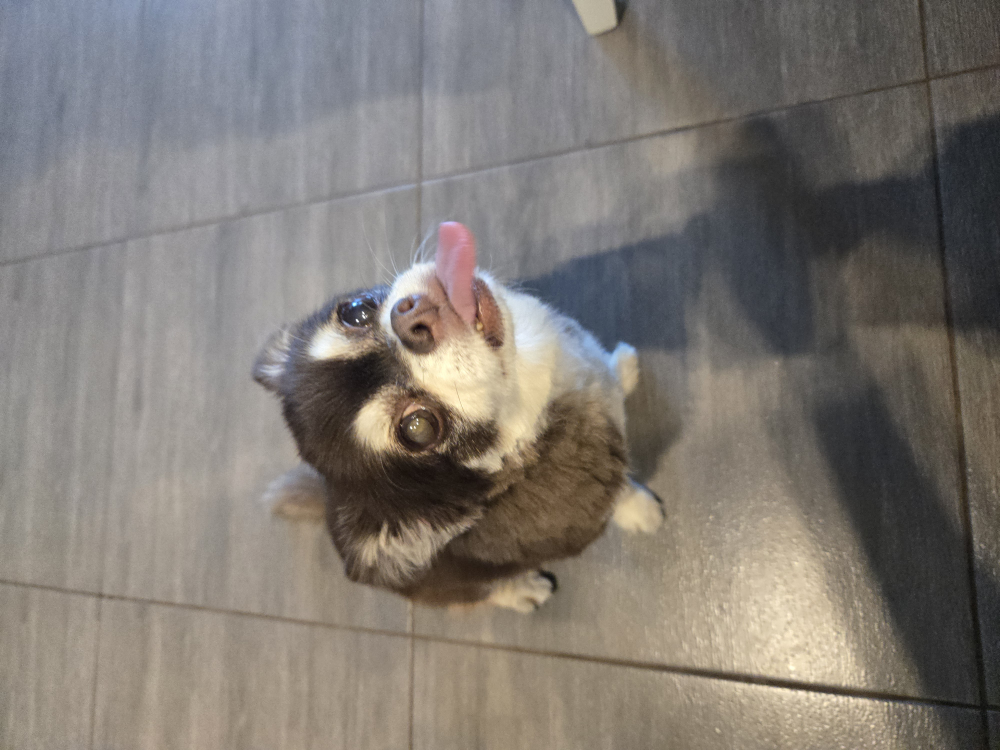
#> input picture input/funtik.jpg, 4000 x 3000 px (shown at 1/4 size)
$ python pixel_art.py
#> lines starting #> are read from the running program, lines starting #| are printed output that depends on the picture
from PIL import Image, ImageOps
from rembg import remove
import math
SIZE = 64

# [12 lines left out: functions pixelate, preview, not called in this run]
def find_subject(img):
    img = remove(img)
    frame = img.getbbox()
    img = img.crop(frame)
    return img

# [31 lines left out: functions quantize, make_frames, build_spritesheet, not called in this run]

orig_img = ImageOps.exif_transpose(Image.open("input/funtik.jpg"))
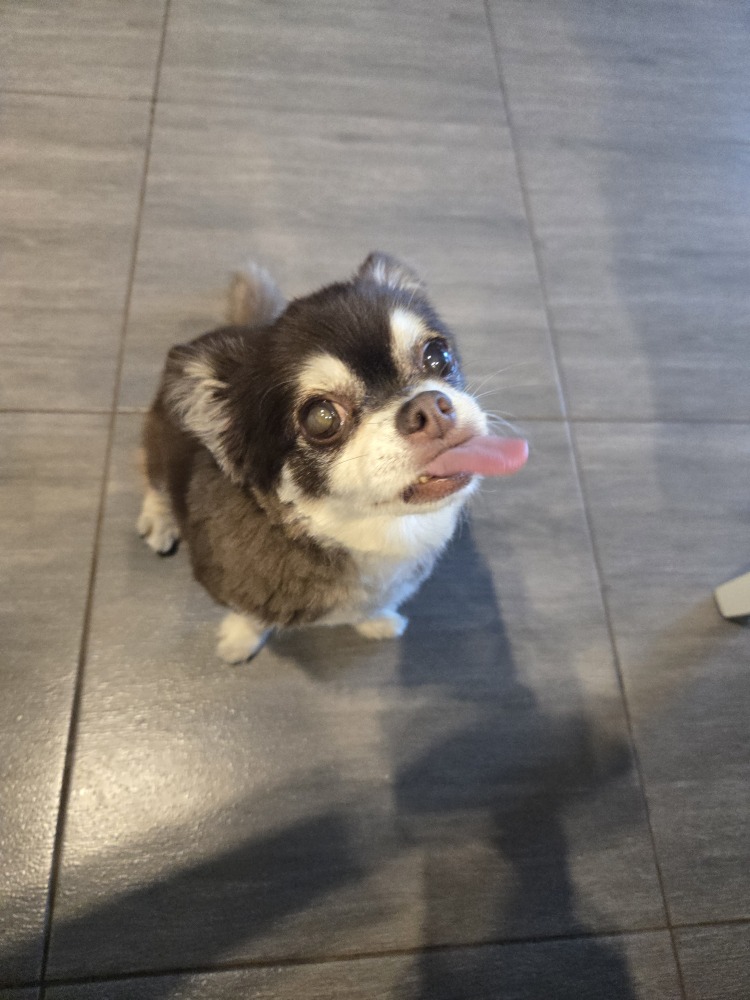
#> orig_img: PIL image 3000x4000 RGB (shown at 1/4 size); mean R, G, B 127, 121.4, 115.6
#> (the run stopped early here; a loop or call above may not have finished)
